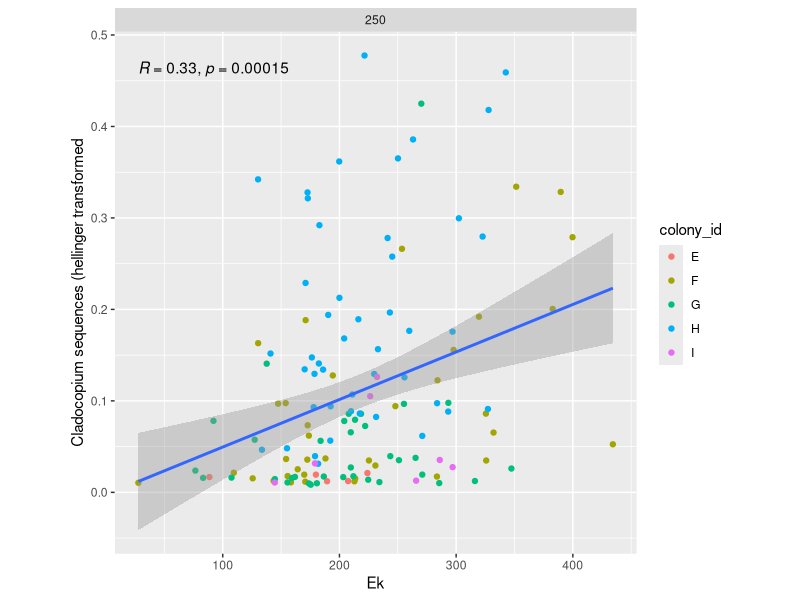

This figure's R source:
## ---- chunk 1
library(tidyverse)
## ---- chunk 2
sol_params <- read_csv("Soliense_data/Soliense_param_means.csv")
sol_q <- read_csv("Soliense_data/soliense_quench_means.csv") %>%
  select(sample_id, onemC, onemQ, PAR_factor)

sol <- left_join(sol_params, sol_q, by = c("sample_id", "PAR_factor"))

genus_info <- read_csv("Symportal_data/summary_genera.csv") %>%
  mutate(c_rel = Cladocopium/(Durusdinium + Cladocopium + Breviolum + Symbiodinium))

correl <- left_join(sol, genus_info, by = c("sample_id" = "sample_name"))

correl %>%
  pivot_longer(FqFm:onemQ) %>%
  filter(Cladocopium > 0) %>%
  filter(PAR_factor == 250) %>%
  filter(name == "Ek") %>%
  #filter(colony_id == "F" | colony_id == "H" | colony_id == "G") %>%
  #filter(sample_id != "F17") %>%
  ggplot(aes(value, sqrt(c_rel))) +
  geom_point(aes(colour = colony_id)) +
  facet_wrap(~PAR_factor, scales = "free_x") +
  #facet_wrap(~name, scales = "free_x") +
  geom_smooth(method = "lm") +
  ggpubr::stat_cor() +
  theme(aspect.ratio = 1) +
  xlab("Ek") +
  ylab("Cladocopium sequences (hellinger transformed")
